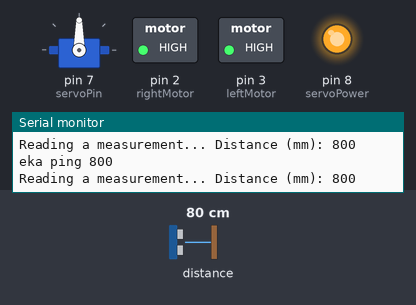
A sketch run on a simulated Arduino Uno, built with avr-gcc and run on an emulated ATmega328P. Shown: servo, switched loads named in the sketch (green lamp = pin HIGH), output pins drawn as LEDs (lit = HIGH), the last lines printed to the serial monitor. The inputs (shaded band) are chosen by the test bench; at power-on: distance to the obstacle 80 cm. The echo pulse lasts 58.3 µs per cm.

Above: at 1.4 s.
1.5 s: distance to the obstacle set to 33 cm
3.0 s: distance to the obstacle set to 26 cm
At 3.9 s:
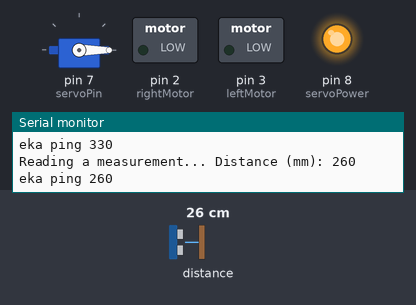
At 4.9 s:
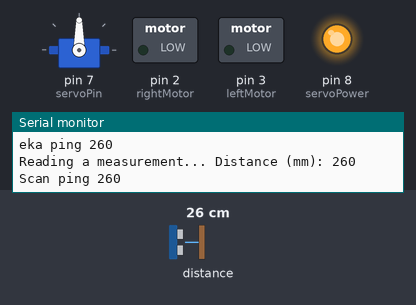
6.0 s: distance to the obstacle set to 197 cm
8.5 s: distance to the obstacle set to 206 cm
10.3 s: distance to the obstacle set to 2 cm
At 13.1 s:
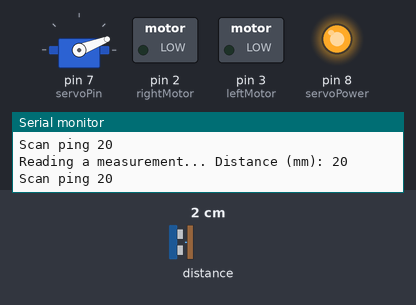
13.3 s: distance to the obstacle set to 18 cm
16.3 s: distance to the obstacle set to 23 cm
At 18.0 s:
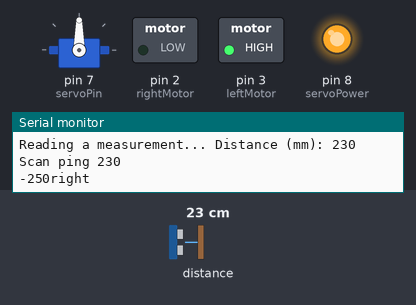
Timing chart, 0 to 20.3 s (numbered marks = the images above; inputs shaded):
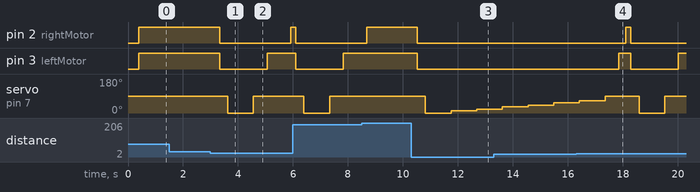

The sketch:

vaunulaser.ino
```cpp
#include "Adafruit_VL53L0X.h"
#include <Servo.h>


const double turnParam = 1;
int rightMotor = 2;
int leftMotor = 3;
int trigPin = 5;
int echoPin = 6;
int servoPin = 7;
int servoPower = 8;
Servo myServo;

Adafruit_VL53L0X lox = Adafruit_VL53L0X();

void setup() {
  Serial.begin(115200);

  // wait until serial port opens for native USB devices
  while (! Serial) {
    delay(1);
  }

  pinMode(rightMotor, OUTPUT);
  pinMode(leftMotor, OUTPUT);
  pinMode(servoPower, OUTPUT);
  myServo.attach(servoPin, 600, 2300);

  digitalWrite(servoPower, HIGH);
  myServo.write(1450);
  delay(200);
  Serial.println("Adafruit VL53L0X test");
  if (!lox.begin()) {
    Serial.println(F("Failed to boot VL53L0X"));
    while(1);
  }
  // power
  Serial.println(F("VL53L0X API Simple Ranging example\n\n"));
}
void loop() {
  //tahan liikekoodi
  int dist = Range();

  delay(50);
  Serial.print("eka ping ");
  Serial.println(dist);
  int suunta;
  if(dist < 300){
    StopMotors();
    suunta = scan();

    Serial.print(suunta);
    if(suunta < 0)
      Right(suunta);
    else
      Left(suunta);
  }
  MotorsOn();
}

int Range() {
  VL53L0X_RangingMeasurementData_t measure;

  Serial.print("Reading a measurement... ");
  lox.rangingTest(&measure, false); // pass in 'true' to get debug data printout!
  int dist;
  if (measure.RangeStatus != 4) {  // phase failures have incorrect data
    dist = (int)measure.RangeMilliMeter;
    Serial.print("Distance (mm): "); Serial.println(dist);
  } else {
    Serial.println(" out of range ");
  }

  delay(100);
  return dist;
}
int scan() {
  delay(300);
  for(int i = 0; i <= 17; ++i){
    digitalWrite(servoPower, HIGH);
    myServo.write((600 + 100*i));
    delay(500);
    int dist2 = Range();
    delay(300);
    Serial.print("Scan ping ");
    Serial.println(dist2);
    if(dist2 > 200){
      myServo.write(1450);
      delay(500);
      return (100*i-850);
    }
  }
  myServo.write(1450);
  delay(500);
  return 0;
}
void Right(int suunta){
  analogWrite(rightMotor, 0);
  analogWrite(leftMotor, 255);
  Serial.println("right");
  delay(abs(turnParam * suunta));
  return;
}
void Left(int suunta){
  analogWrite(rightMotor, 0);
  analogWrite(leftMotor, 255);
  Serial.println("left");
  delay(abs(turnParam * suunta));
  return;
}
void MotorsOn() {
  analogWrite(rightMotor, 255);
  analogWrite(leftMotor, 255);
}
void StopMotors() {
  analogWrite(rightMotor, 0);
  analogWrite(leftMotor, 0);
}
```

Measured:
- the behaviour switches between 30 and 29 cm on distance to the obstacle (found by bisection; images 0 and 1)
- the behaviour switches between 20 and 21 cm on distance to the obstacle (found by bisection; images 3 and 4)
- after the input at 3.0 s, pin 2 (rightMotor): HIGH → LOW after 0.33 s, → HIGH 2.6 s later; pin 3 (leftMotor): HIGH → LOW after 0.33 s, → HIGH 1.7 s later; servo on pin 7 (servoPin): 90° → 0° after 0.63 s, → 90° 0.93 s later
- after the input at 10.3 s, pin 2 (rightMotor), pin 3 (leftMotor): HIGH → LOW after 0.22 s; servo on pin 7 (servoPin): 90° → 0° after 0.52 s, → 11° 0.93 s later, → 21° 0.93 s later
- after the input at 16.3 s, pin 2 (rightMotor): LOW → HIGH after 1.8 s, → LOW 0.18 s later; pin 3 (leftMotor): LOW → HIGH after 1.6 s, → LOW 0.43 s later, → HIGH 1.7 s later
